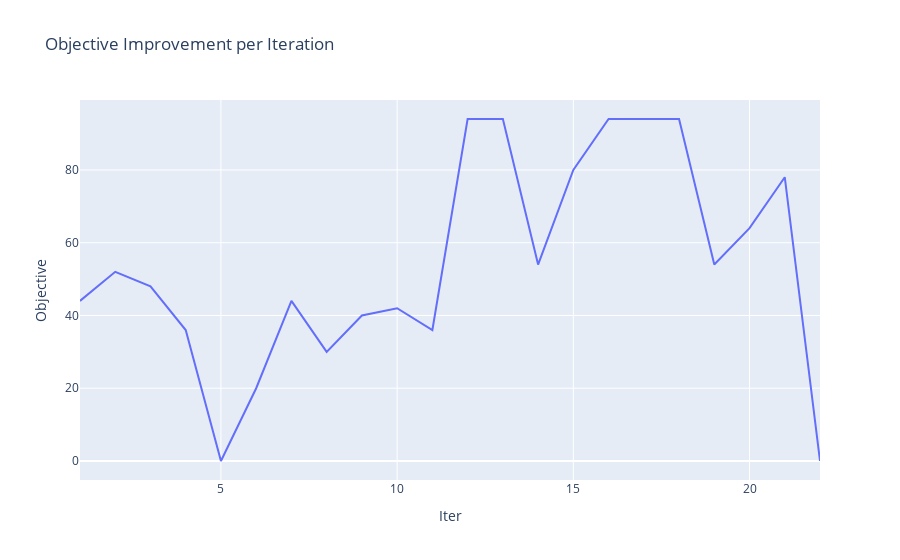

Notebook code cell kept with this figure:
### Code cell
px.line(df, x="Iter", y="Objective", title="Objective Improvement per Iteration")

### Figure 1 — Plotly figure (JSON) as saved in the notebook; plotly's stock layout.template omitted (floating-point values rounded to 4 significant figures)
{"data": [{"hovertemplate": "Iter=%{x}<br>Objective=%{y}<extra></extra>", "legendgroup": "", "line": {"color": "#636efa", "dash": "solid"}, "marker": {"symbol": "circle"}, "mode": "lines", "name": "", "orientation": "v", "showlegend": false, "type": "scatter", "x": [1, 2, 3, 4, 5, 6, 7, 8, 9, 10, 11, 12, 13, 14, 15, 16, 17, 18, 19, 20, 21, 22], "xaxis": "x", "y": [44, 52, 48, 36, 0, 20, 44, 30, 40, 42, 36, 94, 94, 54, 80, 94, 94, 94, 54, 64, 78, 0], "yaxis": "y"}], "layout": {"legend": {"tracegroupgap": 0}, "title": {"text": "Objective Improvement per Iteration"}, "xaxis": {"anchor": "y", "domain": [0, 1], "title": {"text": "Iter"}}, "yaxis": {"anchor": "x", "domain": [0, 1], "title": {"text": "Objective"}}}}
